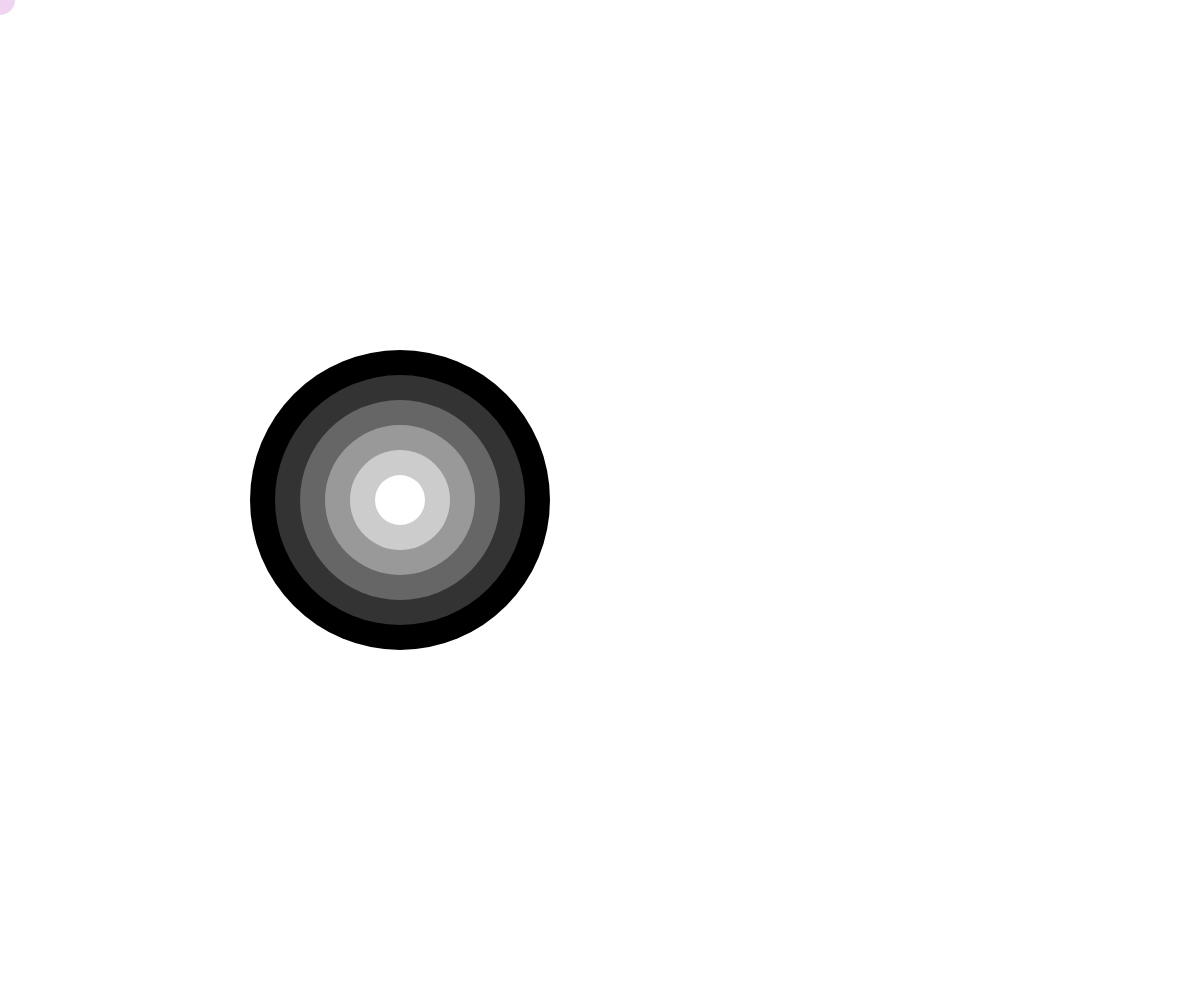
Frame 1 (no input)
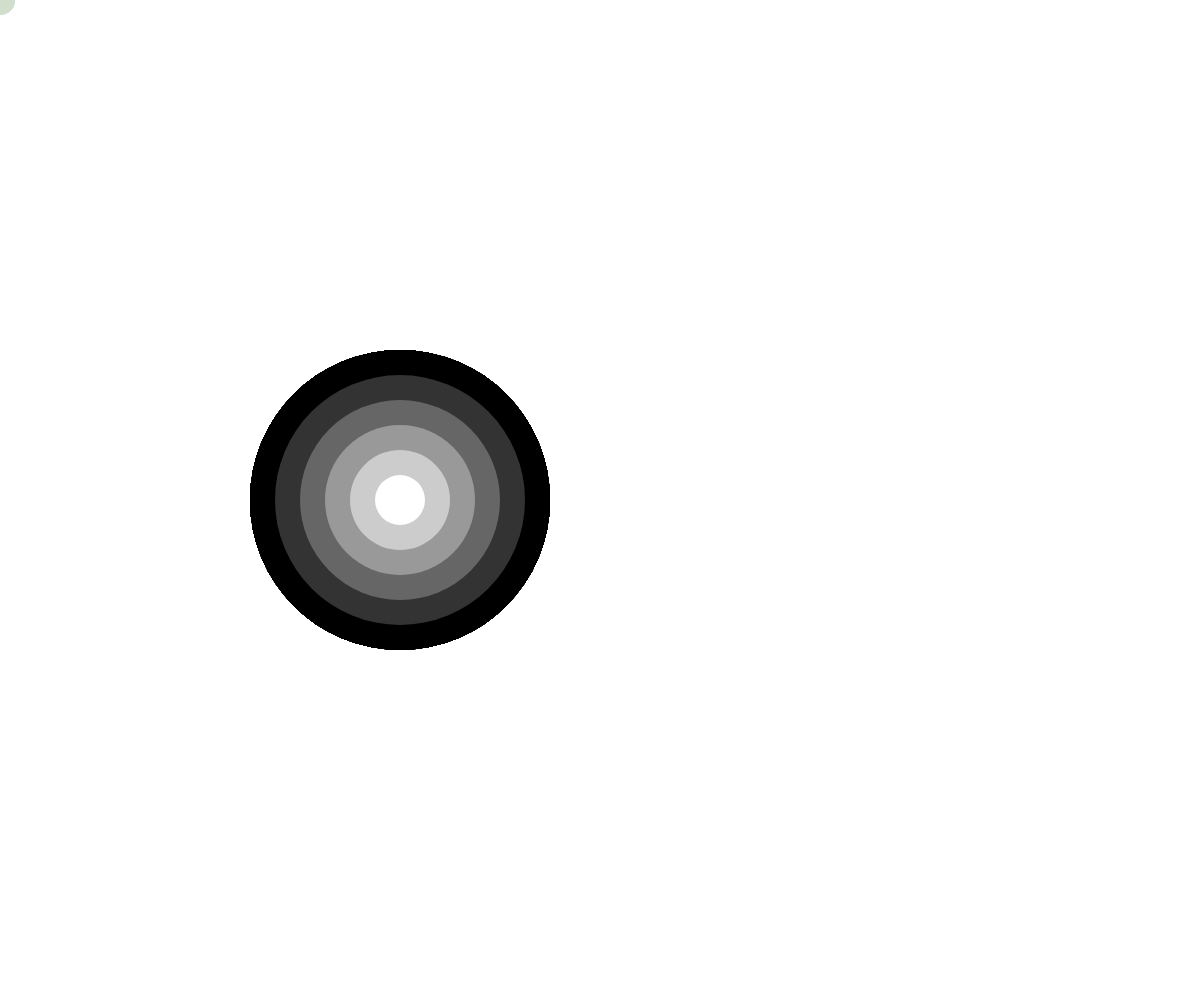
Frame 60 (no input)
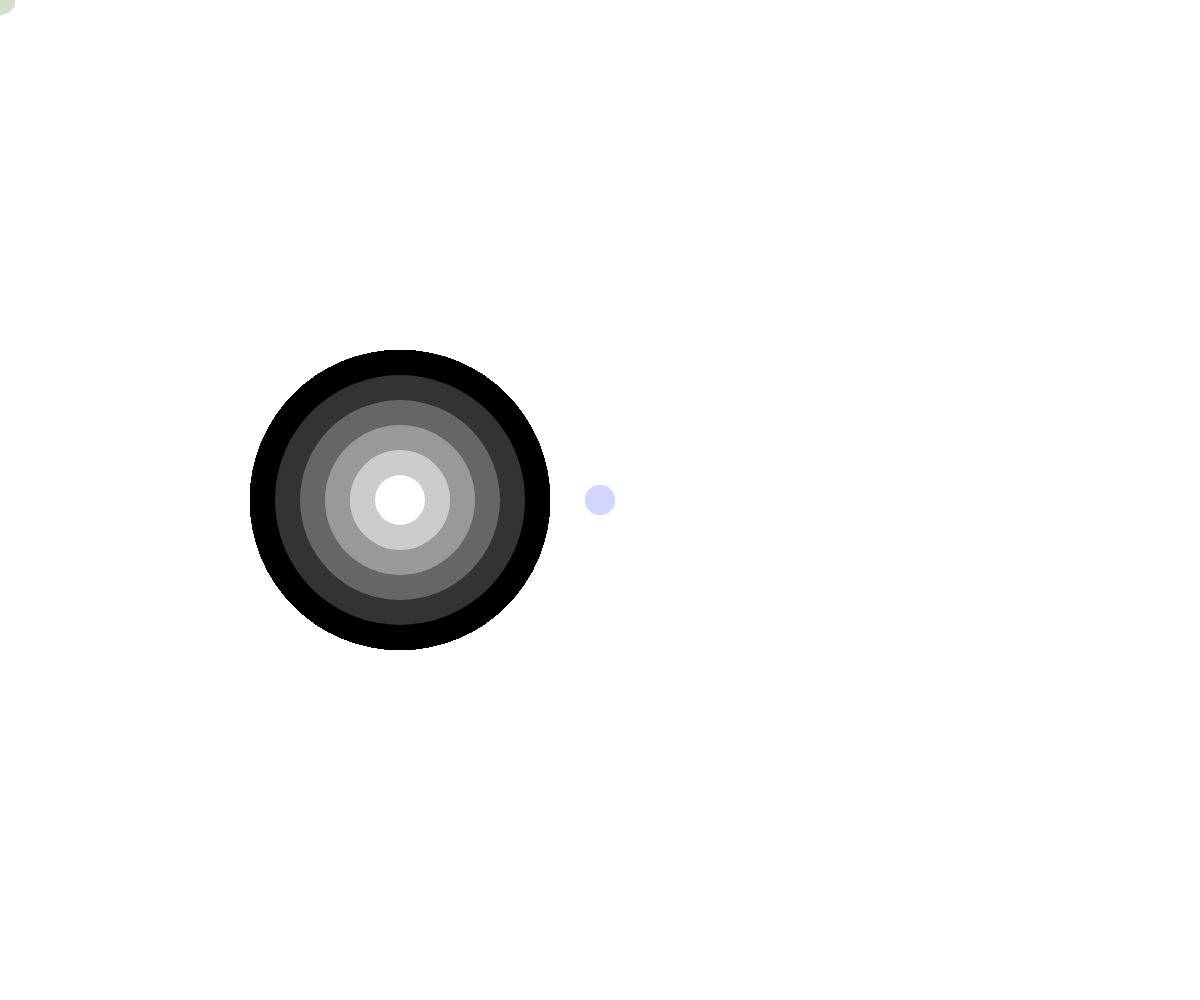
Frame 120 (the mouse pressed at the canvas centre since frame 60)

The p5.js sketch that drew these frames (run headless with seeded random() and noise() and a simulated clock; from frame 60 on, the mouse is pressed at the canvas centre):

// p5.js sketch
// ── sketch.js
let canvas;

function setup() {
  
  canvas = createCanvas(windowWidth, windowHeight);
  canvas.position(0, 0);
  canvas.style("z-index", -2);
}

function windowResized() {
  resizeCanvas(windowWidth, windowHeight);
}

function draw() {
  
  for (let i = 0; i < 6; i++) {
    strokeWeight(0);
    fill(255 * (i / 5));
    ellipse(width / 2-200, height / 2, 300 - (i * 50), 300 - (i * 50));
  }

 
  strokeWeight(0);
  fill(random(200, 255), random(200, 255), random(200, 255));
  ellipse(mouseX, mouseY, 30, 30);
}
